Frame 1 (no input): blank canvas, image omitted
Frame 60 (the mouse pressed at the canvas centre just before this capture): blank canvas, image omitted
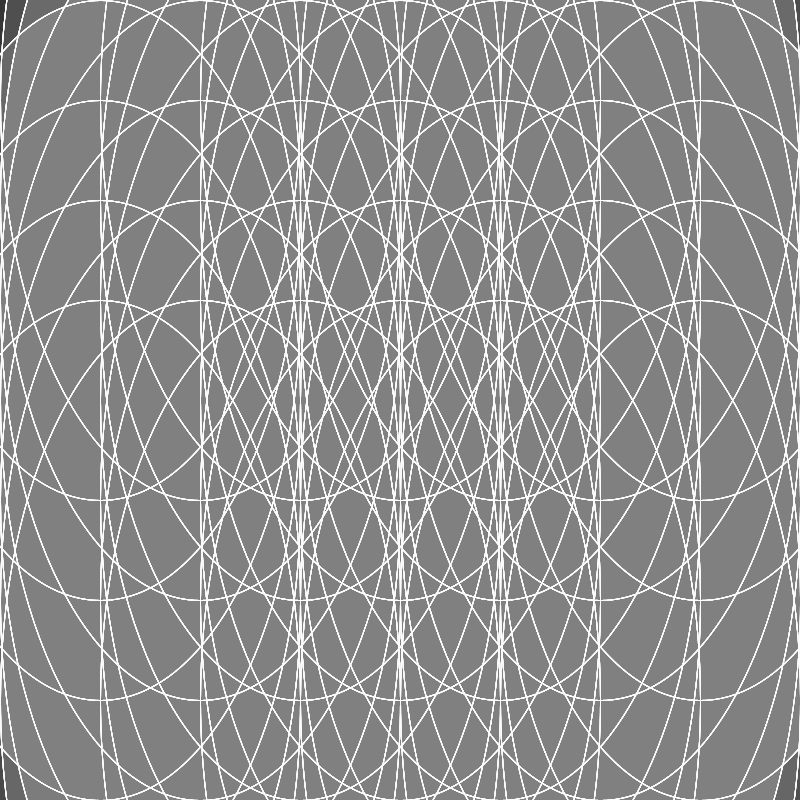
Frame 120 (the mouse held since frame 60 and released just before this capture)

The Processing sketch whose frames 1 and 60 were blank and that drew this single picture after the mouse press (run headless with seeded random() and noise(); from frame 60 on, the mouse is pressed at the canvas centre):

// Processing sketch: processing_156940
// ── processing_156940.pde

int xPos, yPos; 
int xPos2, yPos2;
float dia1;
float dia2;
float opacity;
int divisor = 8;
float x;
float y;
float i;
float cos;

void setup(){
  size(800, 800);
  background(0);
}

void draw(){
    xPos = pmouseX;
    yPos = pmouseY;
    x = mouseX;
    y = mouseY;
  //  xPos2 = (pmouseX + (width/4));
  //  yPos2 = (pmouseY + (height/4));
     for (int xPos = width/divisor; xPos < width; xPos += width/divisor) {
       for (int yPos = height/divisor; yPos < height; yPos+= height/divisor) {
        opacity = (int(map((random(5, 40)), 0, 5, 0, 25)));
         stroke(255, 255, 255,random (20, 45));
        if (mousePressed == true){
          ellipse(xPos, yPos, dia1, dia2);
          noStroke();
          fill (255, 255, 255, opacity/125);
          cos = cos(millis() * .3);
          dia1 = map(cos, -1.0, 1.0, x, y);
          dia2 = map(cos, -1.0, 1.0, x*2, y*2);
        }
      }
    }
 //   if (mouseX > width/4 && pmouseX > width/4){
 //     ellipse(xPos2, yPos2, dia1, dia2);
 //     noStroke();
 //     fill (255, 255, 255, opacity);
 //  }
}    
